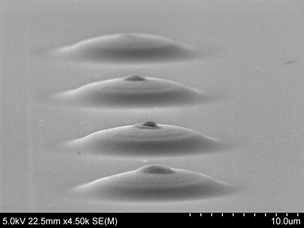
#> input picture Detect shapes in image/ni.png, 304 x 228 px
$ jupyter execute detect_edges.ipynb
#> lines starting #> are read from the running program, lines starting #| are printed output that depends on the picture; after the words box and inside, x2 and y2 are one past the last pixel; in counts of white or black regions, pixels touching at a corner belong together
[cell 1]
import numpy as np
import cv2
import pytesseract

pytesseract.pytesseract.tesseract_cmd = 'C:/Program Files/Tesseract-OCR/tesseract'

[cell 2]
im = cv2.imread("ni.png")
#> im is the input picture: shape (228, 304, 3); min 0, max 255, mean 147.7
print(im.shape)
#| (228, 304, 3)
im=im[:210,:]
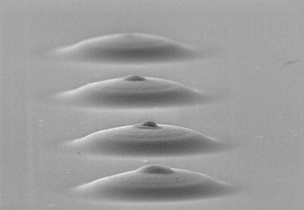
#> im: shape (210, 304, 3); min 57, max 234, mean 156.8
cv2.imshow('orig',im)
cv2.waitKey(0)
cv2.destroyAllWindows()

[cell 3]
gray = cv2.cvtColor(im, cv2.COLOR_BGR2GRAY)
blurred = cv2.GaussianBlur(gray, (5, 5), 0)

[cell 4]
from matplotlib import pyplot as plt
wide = cv2.Canny(blurred, 10, 30)
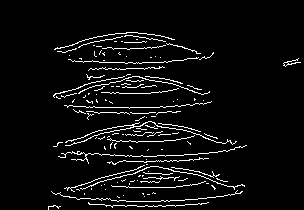
#> wide: shape (210, 304); 5.4% white in thin lines or dots, all inside (x1, y1, x2, y2) = (48, 32, 301, 210)
mid = cv2.Canny(blurred, 30, 50)
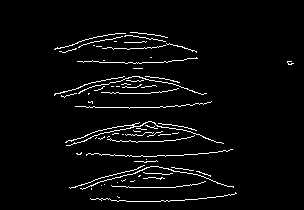
#> mid: shape (210, 304); 3.7% white in thin lines or dots, all inside (x1, y1, x2, y2) = (54, 32, 294, 202)
tight = cv2.Canny(blurred, 70, 90)
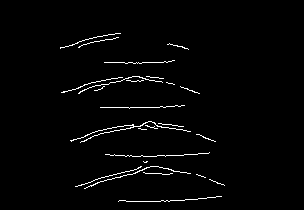
#> tight: shape (210, 304); 2% white in thin lines or dots, all inside (x1, y1, x2, y2) = (60, 33, 225, 202)
# show the output Canny edge maps
